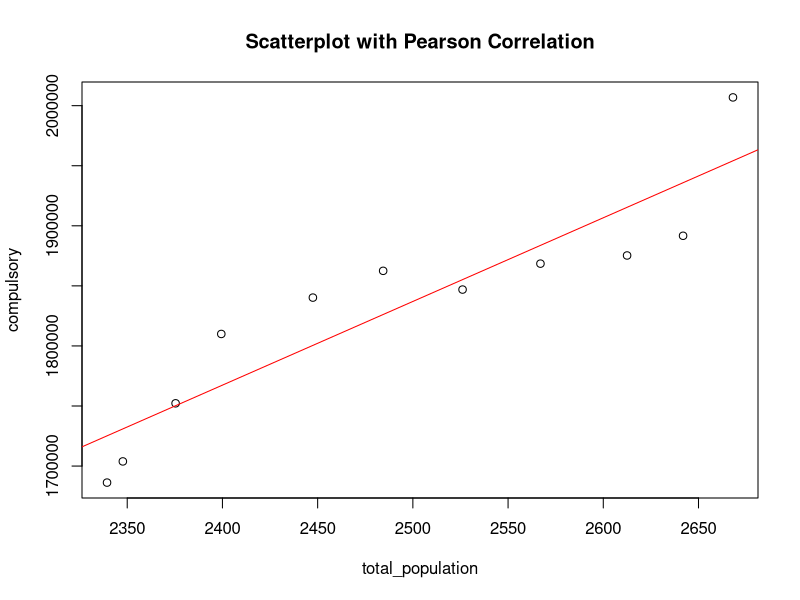
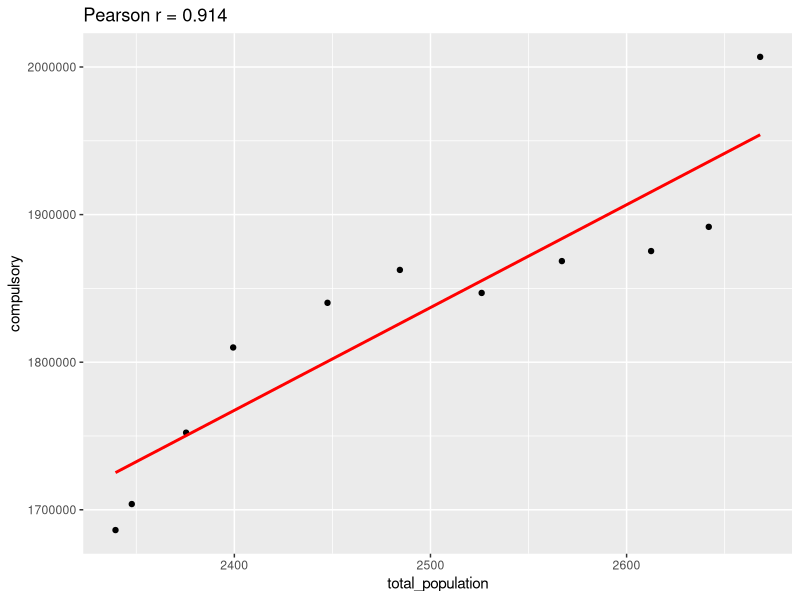
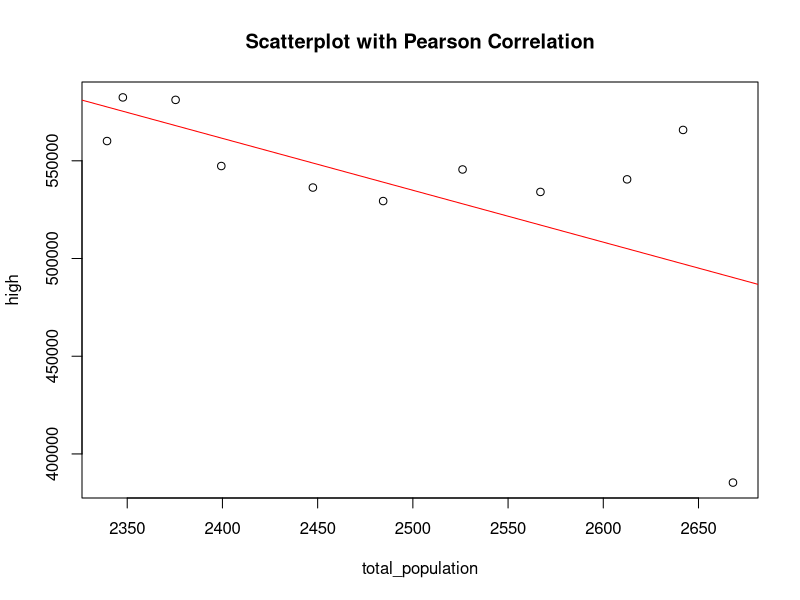
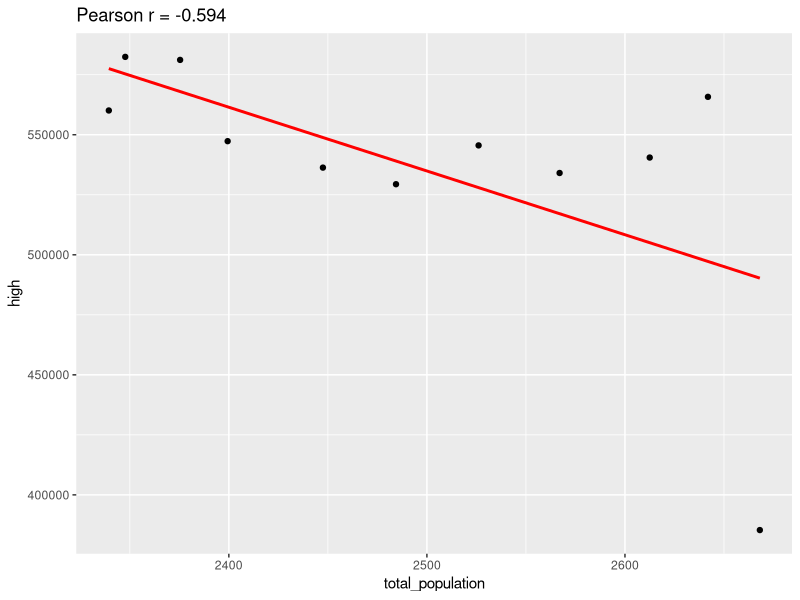
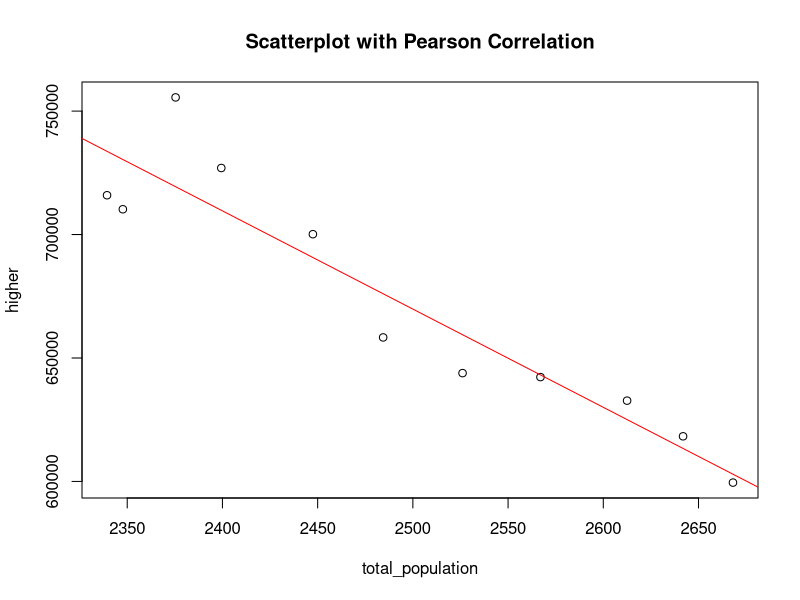
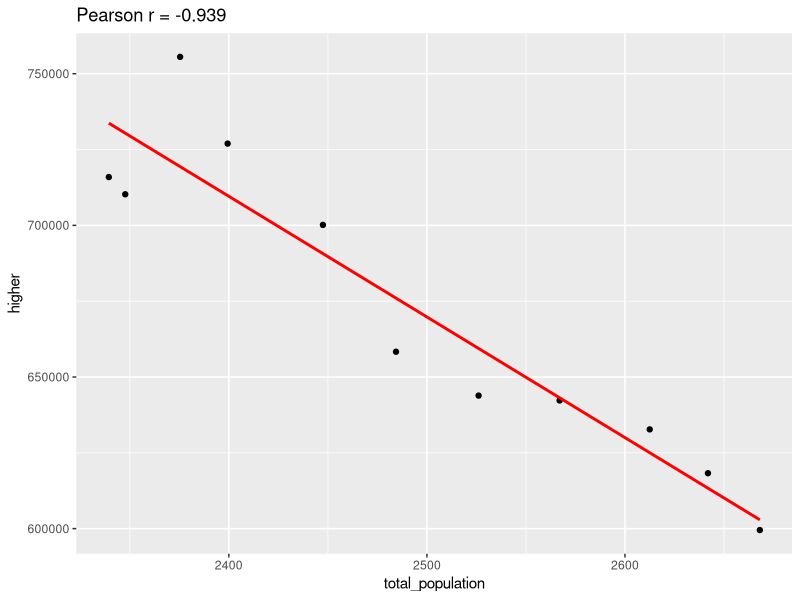
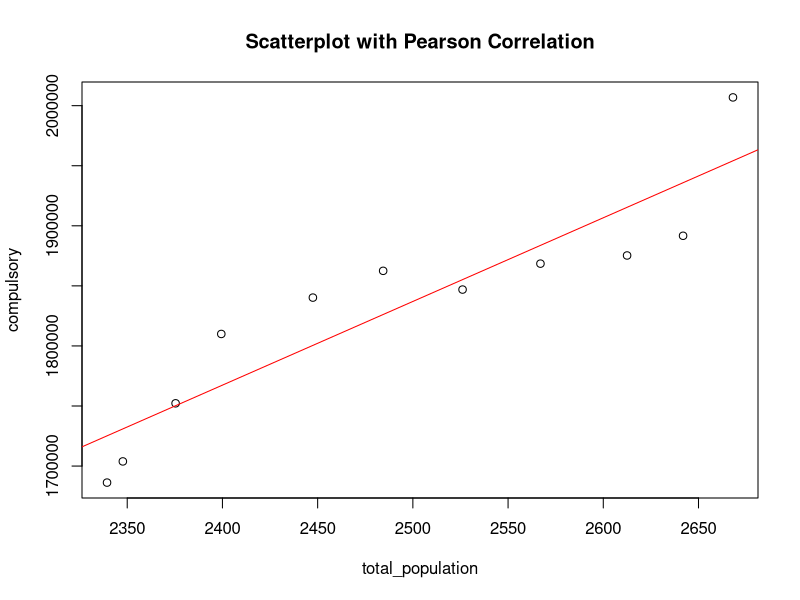
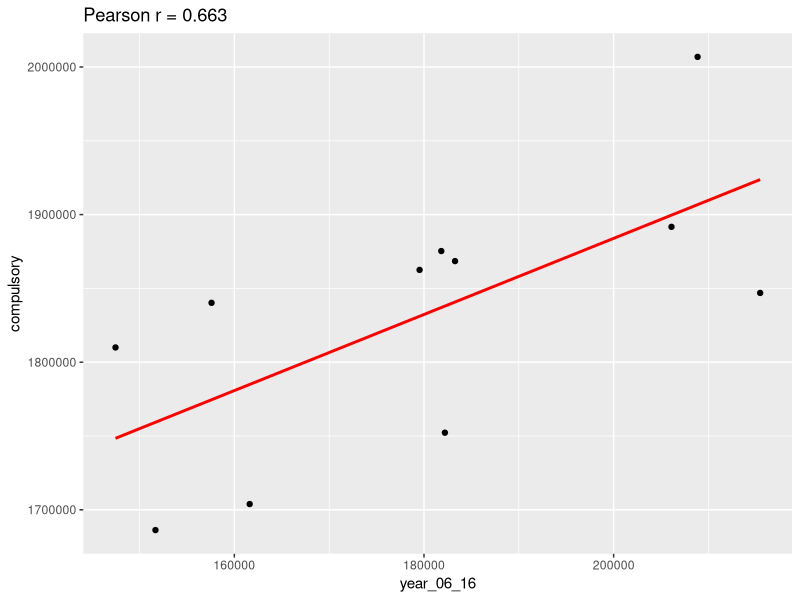

Recreate these plots in R, in order.
library(ggplot2)
data <- data.frame(
  total_population = c(2668.1,2641.9,2612.5,2567,2526.1,2484.4,2447.5,2399.4,2375.4,2347.7,2339.4),
  urb_rate=c(55.7,56.8,57.6,58.8,59.7,60.9,61.6,62.6,63.4,63.7,64.7),
  year_06_16 = c(208854,206101,181824,183275,215452,179536,157597,147468,182207,161618,151683),
  year_97_07=c(320591,312226,283832,270874,235714,224050,196018,200158,214292,208854,206101),
  year_95_05=c(334368,327036,320591,312226,283832,270874,235714,224050,196018,200158,214292),
  compulsory=c(2006861, 1891687, 1875284, 1868488, 1846909, 1862507, 1840219, 1809959, 1752226, 1703864, 1686234),
  high=c(385344,565780,540500,534065,545557,529391,536306,547321,581167,582427,560100),
  higher=c(599526,618273,632723,642263,643872,658327,700145,726957,755552,710245,715922)
)

output_dir <- "d:/JianMoXiaosai/2/plot"  # 修改为希望保存图形的目录
if (!dir.exists(output_dir)) {
  dir.create(output_dir, recursive = TRUE)  # 如果目录不存在，则创建
}



cor_value1 <- cor(data$total_population, data$compulsory, method = "pearson")
print(paste("人口总量与义务教育阶段Pearson相关系数:", round(cor_value1, 3)))

cor_value2 <- cor(data$total_population, data$high, method = "pearson")
print(paste("人口总量与高中阶段Pearson相关系数:", round(cor_value2, 3)))

cor_value3 <- cor(data$total_population, data$higher, method = "pearson")
print(paste("人口总量与高等教育阶段Pearson相关系数:", round(cor_value3, 3)))

cor_value4 <- cor(data$year_06_16, data$compulsory, method = "pearson")
print(paste("06-16年出生人数与义务教育阶段Pearson相关系数:", round(cor_value4, 3)))

cor_value5 <- cor(data$year_97_07, data$high, method = "pearson")
print(paste("97-07年出生人数与高中阶段Pearson相关系数:", round(cor_value5, 3)))

cor_value6 <- cor(data$year_95_05, data$higher, method = "pearson")
print(paste("95-05年出生人数与高等教育阶段Pearson相关系数:", round(cor_value6, 3)))

cor_value7 <- cor(data$urb_rate, data$compulsory, method = "pearson")
print(paste("城镇化率与义务教育阶段Pearson相关系数:", round(cor_value7, 3)))

cor_value8 <- cor(data$urb_rate, data$high, method = "pearson")
print(paste("城镇化率与高中阶段Pearson相关系数:", round(cor_value8, 3)))

cor_value9 <- cor(data$urb_rate, data$higher, method = "pearson")
print(paste("城镇化率与高等教育阶段Pearson相关系数:", round(cor_value9, 3)))

plot(data$total_population, data$compulsory,
     main = "Scatterplot with Pearson Correlation",
     xlab = "total_population", ylab = "compulsory")
abline(lm(data$compulsory ~ data$total_population), col = "red")


ggplot(data, aes(x = total_population, y = compulsory)) +
  geom_point() +
  geom_smooth(method = "lm", se = FALSE, color = "red") +
  labs(title = paste("Pearson r =", round(cor_value1, 3)))


p_original <- last_plot()
ggsave(file.path(output_dir, "total_population~compulsory.png"), plot = p_original, width = 8, height = 6, dpi = 300)

plot(data$total_population, data$high,
     main = "Scatterplot with Pearson Correlation",
     xlab = "total_population", ylab = "high")
abline(lm(data$high ~ data$total_population), col = "red")



ggplot(data, aes(x = total_population, y = high)) +
  geom_point() +
  geom_smooth(method = "lm", se = FALSE, color = "red") +
  labs(title = paste("Pearson r =", round(cor_value2, 3)))


p_original <- last_plot()
ggsave(file.path(output_dir, "total_population~high.png"), plot = p_original, width = 8, height = 6, dpi = 300)

plot(data$total_population, data$higher,
     main = "Scatterplot with Pearson Correlation",
     xlab = "total_population", ylab = "higher")
abline(lm(data$higher ~ data$total_population), col = "red")



ggplot(data, aes(x = total_population, y = higher)) +
  geom_point() +
  geom_smooth(method = "lm", se = FALSE, color = "red") +
  labs(title = paste("Pearson r =", round(cor_value3, 3)))


p_original <- last_plot()
ggsave(file.path(output_dir, "total_population~higher.png"), plot = p_original, width = 8, height = 6, dpi = 300)

plot(data$total_population, data$compulsory,
     main = "Scatterplot with Pearson Correlation",
     xlab = "total_population", ylab = "compulsory")
abline(lm(data$compulsory ~ data$total_population), col = "red")



ggplot(data, aes(x = year_06_16, y = compulsory)) +
  geom_point() +
  geom_smooth(method = "lm", se = FALSE, color = "red") +
  labs(title = paste("Pearson r =", round(cor_value4, 3)))


p_original <- last_plot()
ggsave(file.path(output_dir, "year_06_16~compulsory.png"), plot = p_original, width = 8, height = 6, dpi = 300)

plot(data$total_population, data$compulsory,
     main = "Scatterplot with Pearson Correlation",
     xlab = "total_population", ylab = "compulsory")
abline(lm(data$compulsory ~ data$total_population), col = "red")



ggplot(data, aes(x = year_97_07, y = high)) +
  geom_point() +
  geom_smooth(method = "lm", se = FALSE, color = "red") +
  labs(title = paste("Pearson r =", round(cor_value5, 3)))


p_original <- last_plot()
ggsave(file.path(output_dir, "year_97_07~high.png"), plot = p_original, width = 8, height = 6, dpi = 300)

plot(data$year_95_05, data$higher,
     main = "Scatterplot with Pearson Correlation",
     xlab = "year_95_05", ylab = "higher")
abline(lm(data$higher ~ data$year_95_05), col = "red")



ggplot(data, aes(x = year_95_05, y = higher)) +
  geom_point() +
  geom_smooth(method = "lm", se = FALSE, color = "red") +
  labs(title = paste("Pearson r =", round(cor_value6, 3)))


p_original <- last_plot()
ggsave(file.path(output_dir, "year_95_05~higher.png"), plot = p_original, width = 8, height = 6, dpi = 300)

plot(data$urb_rate, data$compulsory,
     main = "Scatterplot with Pearson Correlation",
     xlab = "urb_rate", ylab = "compulsory")
abline(lm(data$compulsory ~ data$urb_rate), col = "red")



ggplot(data, aes(x = urb_rate, y = compulsory)) +
  geom_point() +
  geom_smooth(method = "lm", se = FALSE, color = "red") +
  labs(title = paste("Pearson r =", round(cor_value7, 3)))


p_original <- last_plot()
ggsave(file.path(output_dir, "urb_rate~compulsory.png"), plot = p_original, width = 8, height = 6, dpi = 300)

plot(data$urb_rate, data$high,
     main = "Scatterplot with Pearson Correlation",
     xlab = "urb_rate", ylab = "high")
abline(lm(data$high ~ data$urb_rate), col = "red")



ggplot(data, aes(x = urb_rate, y = high)) +
  geom_point() +
  geom_smooth(method = "lm", se = FALSE, color = "red") +
  labs(title = paste("Pearson r =", round(cor_value8, 3)))


p_original <- last_plot()
ggsave(file.path(output_dir, "urb_rate~high.png"), plot = p_original, width = 8, height = 6, dpi = 300)

plot(data$total_population, data$compulsory,
     main = "Scatterplot with Pearson Correlation",
     xlab = "total_population", ylab = "compulsory")
abline(lm(data$compulsory ~ data$total_population), col = "red")



ggplot(data, aes(x = urb_rate, y = higher)) +
  geom_point() +
  geom_smooth(method = "lm", se = FALSE, color = "red") +
  labs(title = paste("Pearson r =", round(cor_value8, 3)))


p_original <- last_plot()
ggsave(file.path(output_dir, "urb_rate~higher.png"), plot = p_original, width = 8, height = 6, dpi = 300)
